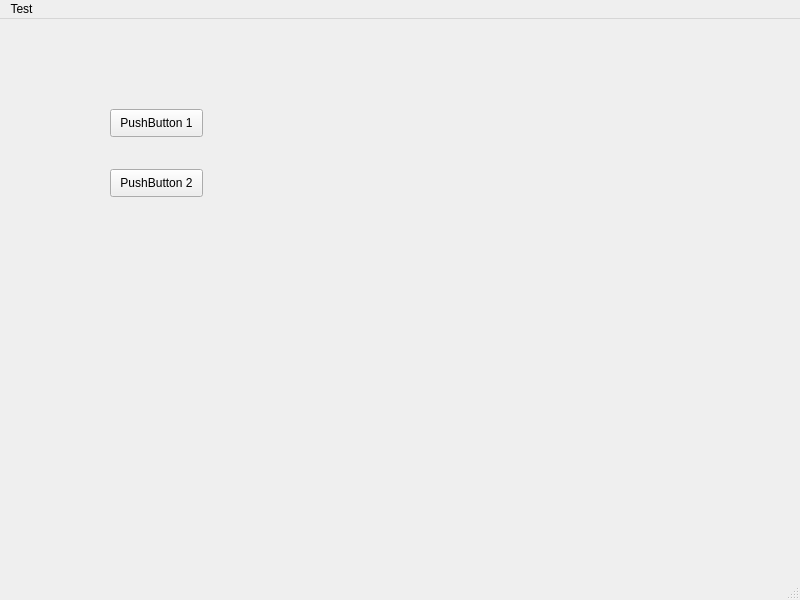
<?xml version="1.0" encoding="UTF-8"?>
<ui version="4.0">
 <class>MainWindow</class>
 <widget class="QMainWindow" name="MainWindow">
  <property name="geometry">
   <rect>
    <x>0</x>
    <y>0</y>
    <width>800</width>
    <height>600</height>
   </rect>
  </property>
  <property name="windowTitle">
   <string>MainWindow</string>
  </property>
  <widget class="QWidget" name="centralwidget">
   <widget class="QPushButton" name="pushButton">
    <property name="geometry">
     <rect>
      <x>110</x>
      <y>90</y>
      <width>93</width>
      <height>28</height>
     </rect>
    </property>
    <property name="text">
     <string>PushButton 1</string>
    </property>
   </widget>
   <widget class="QPushButton" name="pushButton_2">
    <property name="geometry">
     <rect>
      <x>110</x>
      <y>150</y>
      <width>93</width>
      <height>28</height>
     </rect>
    </property>
    <property name="text">
     <string>PushButton 2</string>
    </property>
   </widget>
  </widget>
  <widget class="QMenuBar" name="menubar">
   <property name="geometry">
    <rect>
     <x>0</x>
     <y>0</y>
     <width>800</width>
     <height>26</height>
    </rect>
   </property>
   <widget class="QMenu" name="menuTest">
    <property name="title">
     <string>Test</string>
    </property>
   </widget>
   <addaction name="menuTest"/>
  </widget>
  <widget class="QStatusBar" name="statusbar"/>
 </widget>
 <resources/>
 <connections/>
</ui>
